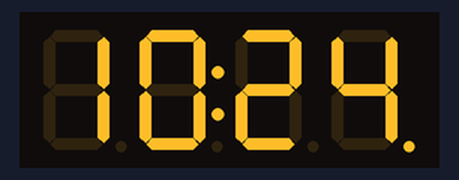
Bench run of a sketch on a simulated ESP8266 (NodeMCU). On the bench: 4-digit seven-segment display. WiFi joins after 1.5 s; servers stay silent unless stated; network time is answered at once with the bench clock; the local clock reads 2024-03-15 10:24:30 at power-on unless the sketch sets it; web services answer with replies made up by the test bench; what the sketch prints to the serial monitor is not drawn.

Above: at 2.1 s.
At 90.1 s:
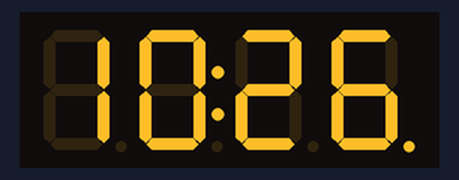

The sketch:

Watch.ino
```cpp
#include <TM1637Display.h>
#include <WiFiManager.h>
#include <ESP8266WiFi.h>
#include <WiFiUdp.h>
#include <NTPClient.h>
#include <ESP8266HTTPClient.h>
#include <WiFiClient.h>
#include <Value.h>

#define PIN_DISP_CLK  0
#define PIN_DISP_DIO  2

#define AP_NAME       "Watch"
WiFiUDP ntpUDP;
NTPClient timeClient(ntpUDP, "pool.ntp.org", 0, 60000);

TM1637Display disp(PIN_DISP_CLK, PIN_DISP_DIO);

void setup() {
  // put your setup code here, to run once:
  Serial.begin(115200);
  disp.setBrightness(10);
  //Serial.println("connecting...");
  connect_to_wifi();
  timeClient.begin();
  timeClient.update();
  set_geo_time_offset();
}

Value<int> hour(-1);

void loop() {
  if (WiFi.status() == WL_CONNECTED) {
    //Serial.println("connected");
    timeClient.update();

    if (hour.change( timeClient.getHours() )) {
      set_geo_time_offset();
      Serial.println( timeClient.getFormattedTime() );
      // when offset changes hour, avoid update
      hour.change( timeClient.getHours() );
    }

    disp.showNumberDecEx(timeClient.getHours(), 0b01000000, true, 2, 0);
    disp.showNumberDecEx(timeClient.getMinutes(), 0b01000000, true, 2, 2);

  } else {
    connect_to_wifi();
  }
}

void set_geo_time_offset() {
  WiFiClient client;
  HTTPClient http;
  char url[] = "http://ip-api.com/line?fields=offset";
  Serial.print("[HTTP] get_geo_time_offset begin...\n");
  Serial.println(url);

  if (http.begin(client, url)) {  // HTTP

    Serial.print("[HTTP] GET...\n");
    // start connection and send HTTP header
    int httpCode = http.GET();

    // httpCode will be negative on error
    if (httpCode > 0) {
      // HTTP header has been send and Server response header has been handled
      Serial.printf("[HTTP] GET... code: %d\n", httpCode);

      // file found at server
      if (httpCode == HTTP_CODE_OK || httpCode == HTTP_CODE_MOVED_PERMANENTLY) {
        String payload = http.getString();
        timeClient.setTimeOffset( payload.toInt() );
        Serial.println(payload);
      }
    } else {
      Serial.printf("[HTTP] GET... failed, error: %s\n", http.errorToString(httpCode).c_str());
    }

    http.end();
  }
}

void connect_to_wifi() {
  WiFiManager wifiManager;
  wifiManager.autoConnect(AP_NAME);
}
```

Measured:
- what the display in image 0 shows lasts 28.0 s, from 2.0 s to 30.0 s
